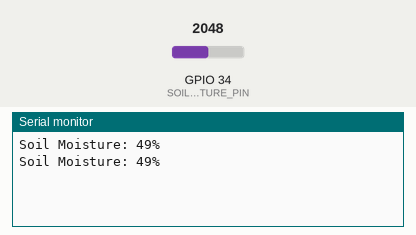
Bench run of a sketch on a simulated ESP32. Parts: the last lines printed to the serial monitor. Inputs (shaded band) come from the test bench; at power-on: GPIO 34 (SOIL_MOISTURE_PIN) = 2048. WiFi joins after 1.5 s; servers stay silent unless stated.

Above: at 3.0 s.
3.1 s: GPIO 34 (SOIL_MOISTURE_PIN) set to 2866
At 4.4 s:
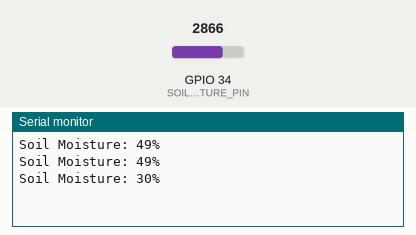
4.6 s: GPIO 34 (SOIL_MOISTURE_PIN) set to 3603
At 5.5 s:
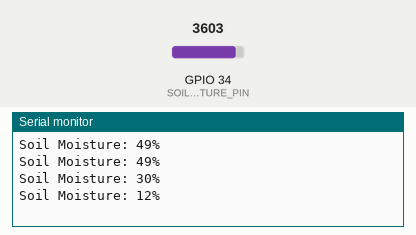
Timing chart, 0 to 7.6 s (numbered marks = the images above; inputs shaded):
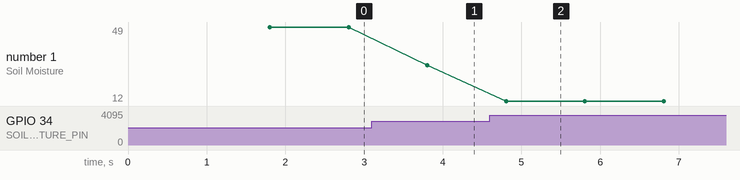

The sketch:

Humidity_Soil_Moisture_Monitor.ino
```cpp
#define BLYNK_TEMPLATE_ID "TMPL6IANUr1h7"
#define BLYNK_TEMPLATE_NAME "IoT Based Smart Irrigation System"
#define BLYNK_AUTH_TOKEN "Y9FX6lFgkaypR1M6mB_tGs71zFwfjN4C"

// Automatic Plant Watering System using ESP32 and Blynk App
#include <WiFi.h>
#include <BlynkSimpleEsp32.h>

#define SOIL_MOISTURE_PIN 34 // Analog pin connected to soil moisture sensor

// Blynk credentials
char auth[] = BLYNK_AUTH_TOKEN; // Replace with your Blynk authentication token
char ssid[] = "Tplink";         // Replace with your WiFi SSID
char pass[] = "0187754ss@@";    // Replace with your WiFi password

// Blynk Virtual Pin
#define VPIN_GAUGE V2 // Virtual pin for soil moisture gauge

// Function to read soil moisture level
int getSoilMoisture()
{
  int rawValue = analogRead(SOIL_MOISTURE_PIN);
  return map(rawValue, 4095, 0, 0, 100); // Adjust based on your sensor's calibration
}

void setup()
{
  Serial.begin(115200);

  // Setup pin mode
  pinMode(SOIL_MOISTURE_PIN, INPUT);

  // Connect to WiFi and Blynk
  Blynk.begin(auth, ssid, pass);
}

void loop()
{
  Blynk.run();

  // Read soil moisture level
  int moistureLevel = getSoilMoisture();

  // Send soil moisture data to Blynk
  Blynk.virtualWrite(VPIN_GAUGE, moistureLevel);

  // Log data to Serial Monitor
  Serial.print("Soil Moisture: ");
  Serial.print(moistureLevel);
  Serial.println("%");

  delay(1000); // Adjust delay as needed
}
```

Measured:
- after the input at 3.1 s, the serial monitor: prints a new line after 0.71 s (image 1)
- after the input at 4.6 s, the serial monitor: prints a new line after 0.21 s (image 2)
- plotted number 1: 49 → 30 after the input at 3.1 s, 30 → 12 after the input at 4.6 s
